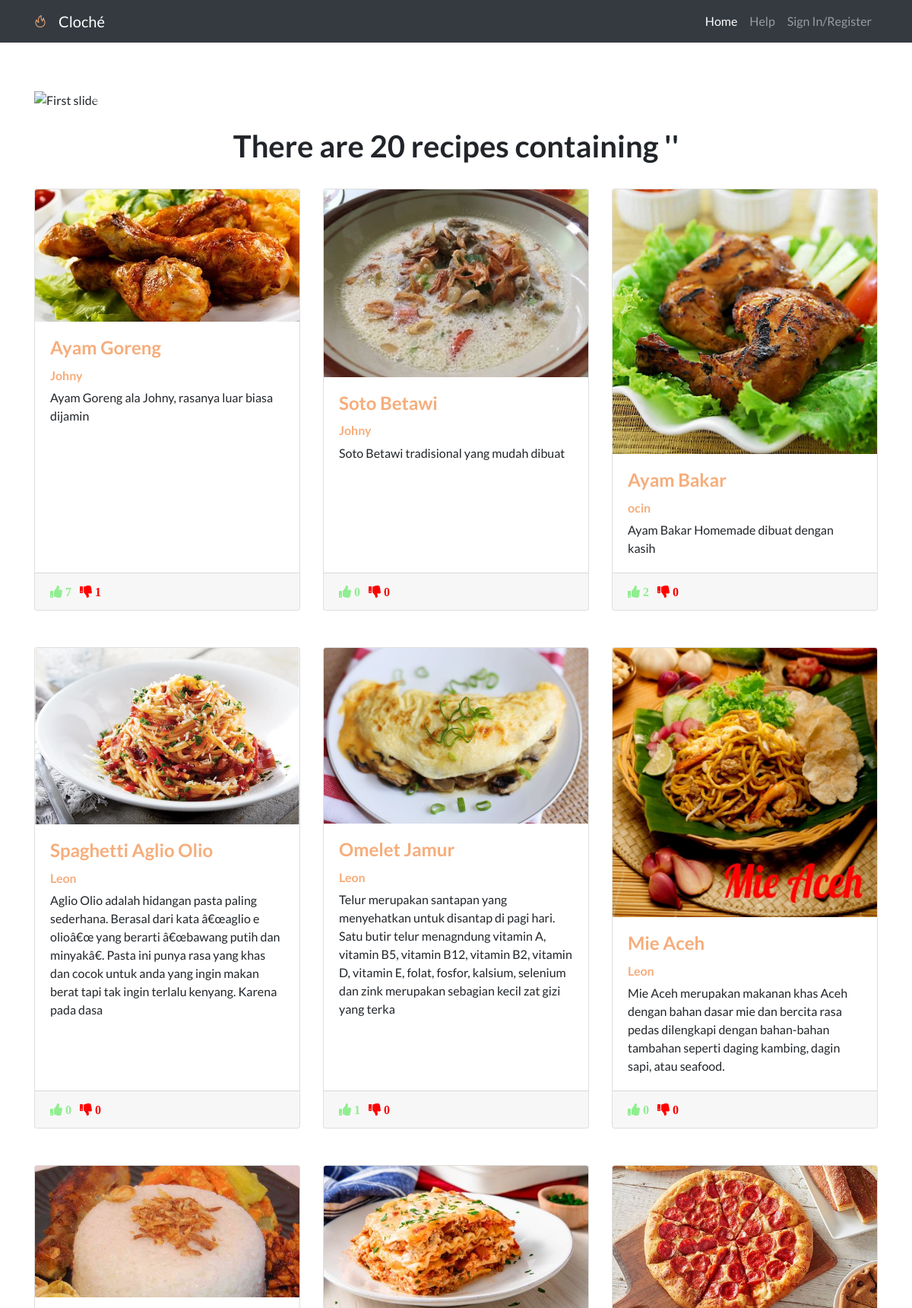
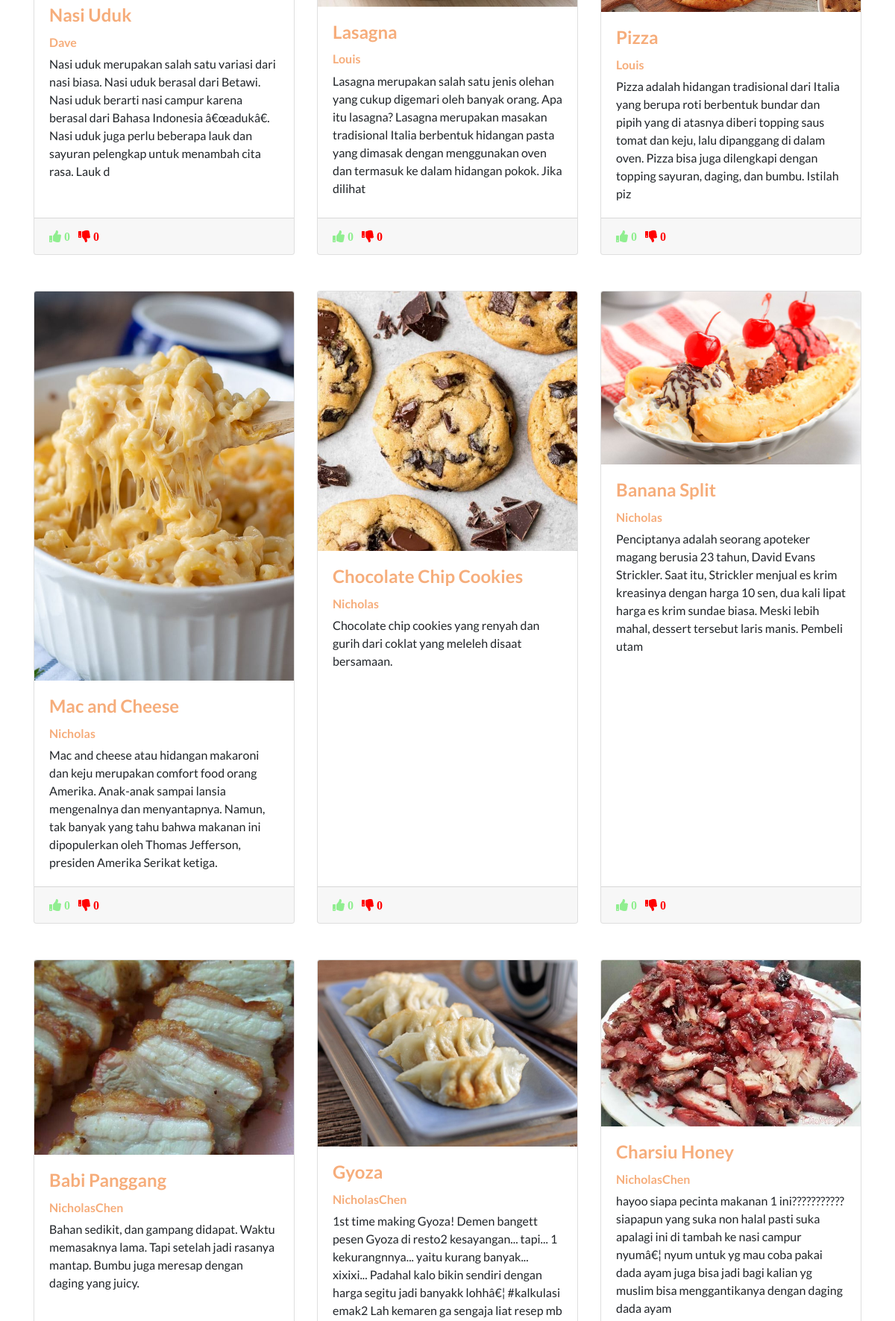
The app's page /search_page.php (upper part) with its own data (2 pictures, top to bottom).
### tables this page shows
CREATE TABLE `recipes` (
  `id` int(11) NOT NULL,
  `recipe_name` varchar(255) DEFAULT NULL,
  `creator_name` varchar(255) DEFAULT NULL,
  `description` varchar(255) DEFAULT NULL,
  `ingredients` varchar(1028) DEFAULT NULL,
  `steps` varchar(1028) DEFAULT NULL,
  `recipe_picture` varchar(255) DEFAULT NULL,
  `likes` int(11) NOT NULL DEFAULT '0',
  `dislikes` int(11) NOT NULL DEFAULT '0'
);

### search_page.php (the view, shortened to what this page needs)
<?php
  $db = new dbObj();
  $connString =  $db->getConnstring();
?>
<!DOCTYPE html>
<html lang="en">
<head>
  <link href="vendor/bootstrap/css/bootstrap.min.css" rel="stylesheet">
  <link href="vendor/fontawesome-free/css/all.min.css" rel="stylesheet">
  <link href="vendor/simple-line-icons/css/simple-line-icons.css" rel="stylesheet" type="text/css">
  <link href="css/landing-page.min.css" rel="stylesheet">
</head>
<body>
  <nav class="navbar navbar-expand-lg navbar-dark bg-dark fixed-top">
    <div class="container">
      <i class="icon-fire mr-3 text-primary"></i>
      <a class="navbar-brand" href="index.php">Cloché</a>
      <div class="collapse navbar-collapse" id="navbarResponsive">
        <ul class="navbar-nav ml-auto">
          <li class="nav-item active">
            <a class="nav-link" href="index.php">Home
            </a>
          </li>
          <li class="nav-item">
            <a class="nav-link" href="help.php">Help</a>
          </li>
          <?php
            if(isset($_SESSION['user_session'])){
              $username = $_SESSION['user_session'];
              echo "<li class='dropdown'>
                      <a class='nav-link dropdown-toggle' data-toggle='dropdown' href='#'>$username</a>
                      <ul class='dropdown-menu'>
                        <li>
                          <a class='dropdown-item' href='profile_page.php?profile_name=$username'>Profile</a>
                        </li>
                        <li>
                          <a class='dropdown-item' href='logout_response.php'>Logout</a>
                        </li>
                      </ul>
                    </li>";
            }
            else {
              echo "<li>
                      <a class='nav-link' href='login.php'>Sign In/Register</a>
                    </li>";
            }
          ?>
        </ul>
      </div>
    </div>
  </nav>
  <div class="container mt-5">
    <div class="row">
      <div class="col-lg-12">
        <br>
        <br>
        <div id="carouselExampleIndicators" class="carousel slide my-4" data-ride="carousel">
          <ol class="carousel-indicators">
            <li data-target="#carouselExampleIndicators" data-slide-to="0" class="active"></li>
            <li data-target="#carouselExampleIndicators" data-slide-to="1"></li>
            <li data-target="#carouselExampleIndicators" data-slide-to="2"></li>
          </ol>
          <div class="carousel-inner" role="listbox">
            <div class="carousel-item active">
              <img class="d-block img-fluid" src="img/carousel_1.jpg" alt="First slide" width="1200">
            </div>
          </div>
          <a class="carousel-control-prev" href="#carouselExampleIndicators" role="button" data-slide="prev">
            <span class="carousel-control-prev-icon" aria-hidden="true"></span>
          </a>
          <a class="carousel-control-next" href="#carouselExampleIndicators" role="button" data-slide="next">
            <span class="carousel-control-next-icon" aria-hidden="true"></span>
          </a>
        </div>
        <div class="row">
          <div class="col-lg-12 text-center">
          <?php
          $condition = '';
          $query = explode(" ", $_GET["search"]);
          $search_recipe = $_GET['search'];
          foreach($query as $text)
          {
              $condition .= "recipe_name LIKE '%".mysqli_real_escape_string($connString, $text)."%' OR ";
          }
          $condition = substr($condition, 0, -4);
          $sql_query = "SELECT * FROM recipes WHERE " . $condition;
          $result = mysqli_query($connString, $sql_query);
          $result_2 = mysqli_query($connString, $sql_query);
          $counter = 0;
          if(mysqli_num_rows($result) > 0)
          {
            while($row = mysqli_fetch_array($result)){
              $counter++;
            }
            echo "<h1>There are $counter recipes containing '$search_recipe'</h1>";
          }
          ?>
          </div>
        </div>
        <br>
        <div class="row">
        <?php
         if(mysqli_num_rows($result) > 0)
         {
          while($row = mysqli_fetch_array($result_2))
              {
                $recipe_picture = $row['recipe_picture'];
                $recipe_id = $row['id'];
                $recipe_name = $row['recipe_name'];
                $recipe_creator_name = $row['creator_name'];
                $recipe_description = $row['description'];
                $recipe_likes = $row['likes'];
                $recipe_dislikes = $row['dislikes'];
                 echo  '<div class="col-lg-4 col-md-6 mb-5">
                    <div class="card h-100">
                      <a href="recipe_page.php?id='.$recipe_id.'"><img class="card-img-top" src="'.$recipe_picture.'" alt=""></a>
                      <div class="card-body">
                        <h4 class="card-title">
                          <a href="recipe_page.php?id='.$recipe_id.'">'.$recipe_name.'</a>
                        </h4>
                        <h6 class="card-text">
                          <a href="profile_page.php?profile_name='.$recipe_creator_name.'" >'.$recipe_creator_name.'</a>
                        </h6>
                        <p class="card-text">'.$recipe_description.'</p>
                      </div>
                      <div class="card-footer">
                        <i class="fa fa-thumbs-up" aria-hidden="true" style="color:lightgreen"> '.$recipe_likes.'</i>
                        <i class="fa fa-thumbs-down ml-2" aria-hidden="true" style="color:red"> '.$recipe_dislikes.'</i>
                      </div>
                    </div>
                  </div>';
              }
         }
         else
         {
          echo "<h1>There are no recipes containing '$search_recipe'</h1>";
         }
        ?>
        </div>
      </div>
    </div>
  </div>
</body>
</html>

### records on screen
recipes: recipe_picture (picture), recipe_name "Ayam Goreng", creator_name "Johny", description "Ayam Goreng ala Johny, rasanya luar biasa dijamin", likes "7", dislikes "1"
recipes: recipe_picture (picture), recipe_name "Soto Betawi", creator_name "Johny", description "Soto Betawi tradisional yang mudah dibuat", likes "0", dislikes "0"
recipes: recipe_picture (picture), recipe_name "Ayam Bakar", creator_name "ocin", description "Ayam Bakar Homemade dibuat dengan kasih", likes "2", dislikes "0"
recipes: recipe_picture (picture), recipe_name "Spaghetti Aglio Olio", creator_name "Leon", description "Aglio Olio adalah hidangan pasta paling sederhana. Berasal dari kata â€œaglio e olioâ€œ yang berarti â€œbawang putih dan minyakâ€. Pasta ini punya rasa yang khas dan cocok untuk anda yang ingin makan berat tapi tak ingin terlalu kenyang. Karena pada dasa", likes "0", dislikes "0"
recipes: recipe_picture (picture), recipe_name "Omelet Jamur", creator_name "Leon", description "Telur merupakan santapan yang menyehatkan untuk disantap di pagi hari. Satu butir telur menagndung vitamin A, vitamin B5, vitamin B12, vitamin B2, vitamin D, vitamin E, folat, fosfor, kalsium, selenium dan zink merupakan sebagian kecil zat gizi yang terka", likes "1", dislikes "0"
recipes: recipe_picture (picture), recipe_name "Mie Aceh", creator_name "Leon", description "Mie Aceh merupakan makanan khas Aceh dengan bahan dasar mie dan bercita rasa pedas dilengkapi dengan bahan-bahan tambahan seperti daging kambing, dagin sapi, atau seafood.", likes "0", dislikes "0"
recipes: recipe_picture (picture), recipe_name "Nasi Uduk", creator_name "Dave", description "Nasi uduk merupakan salah satu variasi dari nasi biasa. Nasi uduk berasal dari Betawi. Nasi uduk berarti nasi campur karena berasal dari Bahasa Indonesia â€œadukâ€. Nasi uduk juga perlu beberapa lauk dan sayuran pelengkap untuk menambah cita rasa. Lauk d", likes "0", dislikes "0"
recipes: recipe_picture (picture), recipe_name "Lasagna", creator_name "Louis", description "Lasagna merupakan salah satu jenis olehan yang cukup digemari oleh banyak orang. Apa itu lasagna? Lasagna merupakan masakan tradisional Italia berbentuk hidangan pasta yang dimasak dengan menggunakan oven dan termasuk ke dalam hidangan pokok. Jika dilihat", likes "0", dislikes "0"
recipes: recipe_picture (picture), recipe_name "Pizza", creator_name "Louis", description "Pizza adalah hidangan tradisional dari Italia yang berupa roti berbentuk bundar dan pipih yang di atasnya diberi topping saus tomat dan keju, lalu dipanggang di dalam oven. Pizza bisa juga dilengkapi dengan topping sayuran, daging, dan bumbu. Istilah piz", likes "0", dislikes "0"
recipes: recipe_picture (picture), recipe_name "Mac and Cheese", creator_name "Nicholas", description "Mac and cheese atau hidangan makaroni dan keju merupakan comfort food orang Amerika. Anak-anak sampai lansia mengenalnya dan menyantapnya. Namun, tak banyak yang tahu bahwa makanan ini dipopulerkan oleh Thomas Jefferson, presiden Amerika Serikat ketiga.", likes "0", dislikes "0"
recipes: recipe_picture (picture), recipe_name "Chocolate Chip Cookies", creator_name "Nicholas", description "Chocolate chip cookies yang renyah dan gurih dari coklat yang meleleh disaat bersamaan.", likes "0", dislikes "0"
recipes: recipe_picture (picture), recipe_name "Banana Split", creator_name "Nicholas", description "Penciptanya adalah seorang apoteker magang berusia 23 tahun, David Evans Strickler. Saat itu, Strickler menjual es krim kreasinya dengan harga 10 sen, dua kali lipat harga es krim sundae biasa. Meski lebih mahal, dessert tersebut laris manis. Pembeli utam", likes "0", dislikes "0"
recipes: recipe_picture (picture), recipe_name "Babi Panggang", creator_name "NicholasChen", description "Bahan sedikit, dan gampang didapat. Waktu memasaknya lama. Tapi setelah jadi rasanya mantap. Bumbu juga meresap dengan daging yang juicy."
recipes: recipe_picture (picture), recipe_name "Gyoza", creator_name "NicholasChen", description "1st time making Gyoza! Demen bangett pesen Gyoza di resto2 kesayangan... tapi... 1 kekurangnnya... yaitu kurang banyak... xixixi... Padahal kalo bikin sendiri dengan harga segitu jadi banyakk lohhâ€¦ #kalkulasi emak2 Lah kemaren ga sengaja liat resep mb"
recipes: recipe_picture (picture), recipe_name "Charsiu Honey", creator_name "NicholasChen", description "hayoo siapa pecinta makanan 1 ini??????????? siapapun yang suka non halal pasti suka apalagi ini di tambah ke nasi campur nyumâ€¦ nyum untuk yg mau coba pakai dada ayam juga bisa jadi bagi kalian yg muslim bisa menggantikanya dengan daging dada ayam"

### other values on screen
$counter "20"
